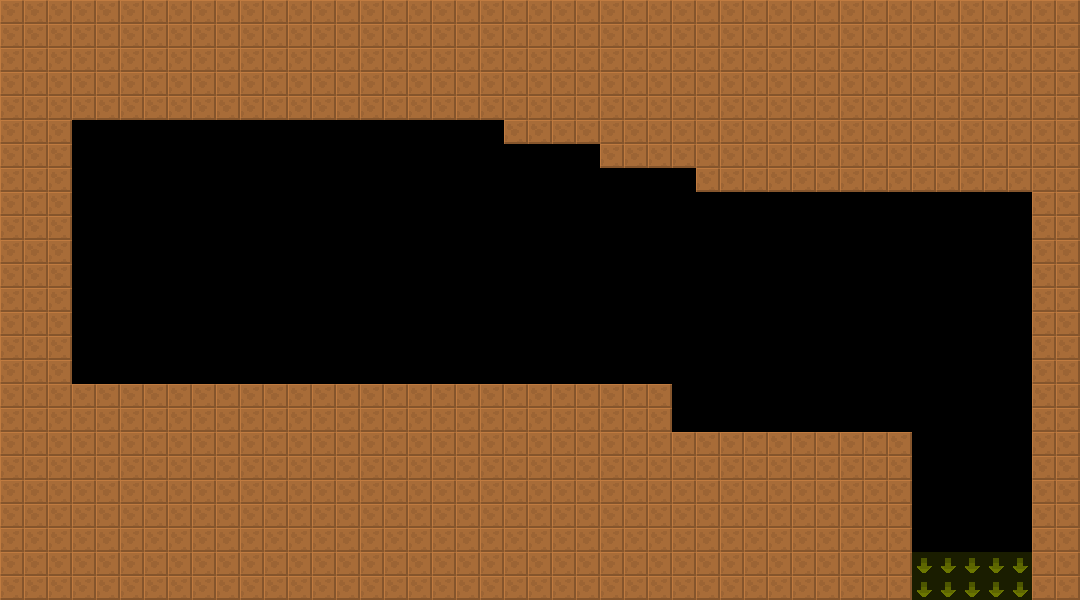

This game map was drawn from its Tiled (.tmx) file and the tilesets committed beside it. A one-line description and the trimmed map source follow:
An orthogonal 45x25 tile map with 24x24 px tiles, 2 tile layers (col, lnk), 2 tilesets and 5 objects (2x ScoringTreasure, SpecialEquipment, Npc, CustomEntity).

<map version="1.4" tiledversion="1.4.2" orientation="orthogonal" renderorder="right-down" width="45" height="25" tilewidth="24" tileheight="24" infinite="0" nextlayerid="4" nextobjectid="8">
 <tileset firstgid="6" source="../../lnk.tsx" />
 <tileset firstgid="1" source="../../col.tsx" />
 <layer id="1" name="col" width="45" height="25">
  <data>[1125 cells, 674 non-empty, 1 distinct tile ids]</data>
 </layer>
 <layer id="2" name="lnk" width="45" height="25" opacity="0.5">
  <data>[1125 cells, 10 non-empty, 1 distinct tile ids]</data>
 </layer>
 <objectgroup id="3" name="markers" opacity="0.5">
  <object id="1" name="SpecialEquipment" type="SpecialEquipment" x="144" y="240" width="168" height="144">
   <properties>
    <property name="yr" value="0" />
    <property name="xr" value="0" />
   </properties>
  </object>
  <object id="2" name="Npc" type="Npc" x="600" y="360" width="24" height="24">
   <properties>
    <property name="yr" value="0" />
    <property name="xr" value="0" />
    <property name="customId" value="scoringGuy" />
   </properties>
  </object>
  <object id="3" name="ScoringTreasure" type="ScoringTreasure" x="744" y="408" width="24" height="24">
   <properties>
    <property name="yr" value="0" />
    <property name="xr" value="0" />
   </properties>
  </object>
  <object id="4" name="ScoringTreasure" type="ScoringTreasure" x="840" y="408" width="24" height="24">
   <properties>
    <property name="yr" value="0" />
    <property name="xr" value="0" />
   </properties>
  </object>
  <object id="5" name="CustomEntity" type="CustomEntity" x="912" y="504" width="24" height="24">
   <properties>
    <property name="yr" value="0" />
    <property name="xr" value="0" />
    <property name="customId" value="scoringLimit" />
   </properties>
  </object>
 </objectgroup>
</map>
